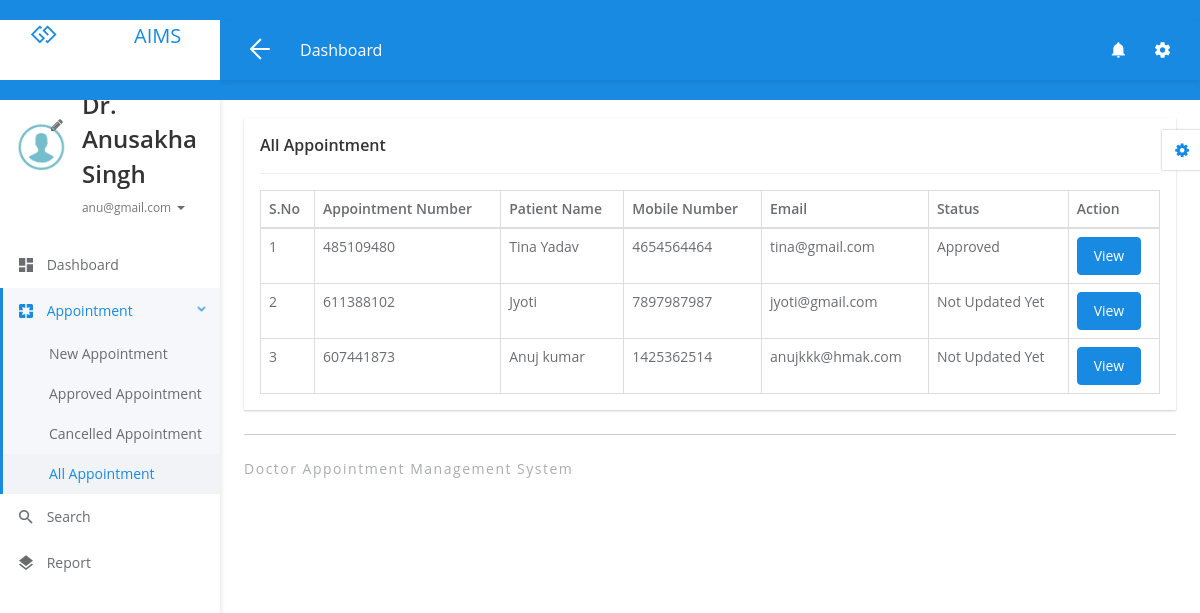
/doctor/all-appointment.php (signed in), run on an earlier commit of the app's database.
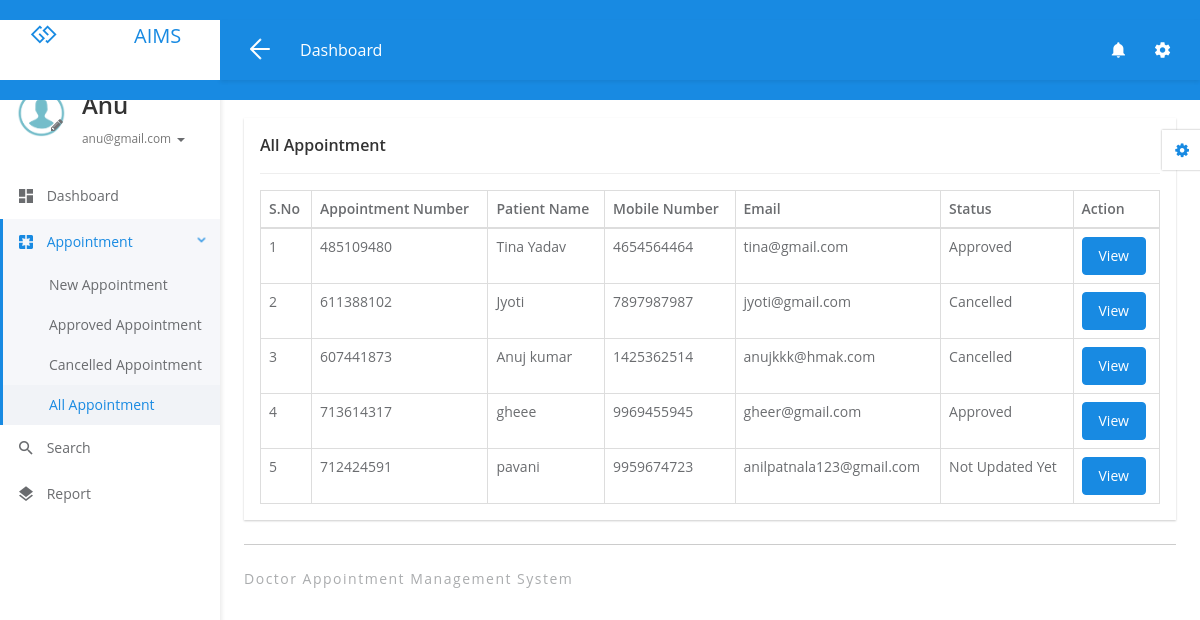
And on a later commit of the database.
### tables this page shows
CREATE TABLE tbldoctor (
  ID int(5) NOT NULL,
  FullName varchar(250) DEFAULT NULL,
  MobileNumber bigint(10) DEFAULT NULL,
  Email varchar(250) DEFAULT NULL,
  Specialization varchar(250) DEFAULT NULL,
  Password varchar(259) DEFAULT NULL,
  CreationDate timestamp NULL DEFAULT current_timestamp()
);

CREATE TABLE tblappointment (
  ID int(10) NOT NULL,
  AppointmentNumber int(10) DEFAULT NULL,
  Name varchar(250) DEFAULT NULL,
  MobileNumber bigint(20) DEFAULT NULL,
  Email varchar(250) DEFAULT NULL,
  AppointmentDate date DEFAULT NULL,
  AppointmentTime time DEFAULT NULL,
  Specialization varchar(250) DEFAULT NULL,
  Doctor int(10) DEFAULT NULL,
  Message mediumtext DEFAULT NULL,
  ApplyDate timestamp NULL DEFAULT current_timestamp(),
  Remark varchar(250) DEFAULT NULL,
  Status varchar(250) DEFAULT NULL,
  UpdationDate timestamp NULL DEFAULT NULL ON UPDATE current_timestamp()
);

### doctor/all-appointment.php (the view, shortened to what this page needs)
<?php
include('includes/dbconnection.php');
if (strlen($_SESSION['damsid']==0)) {
  header('location:logout.php');
  } else{
  ?>
<!DOCTYPE html>
<html lang="en">
<head>
	<link rel="stylesheet" href="libs/bower/font-awesome/css/font-awesome.min.css">
	<link rel="stylesheet" href="libs/bower/material-design-iconic-font/dist/css/material-design-iconic-font.css">
	<link rel="stylesheet" href="libs/bower/animate.css/animate.min.css">
	<link rel="stylesheet" href="libs/bower/fullcalendar/dist/fullcalendar.min.css">
	<link rel="stylesheet" href="libs/bower/perfect-scrollbar/css/perfect-scrollbar.css">
	<link rel="stylesheet" href="assets/css/bootstrap.css">
	<link rel="stylesheet" href="assets/css/core.css">
	<link rel="stylesheet" href="assets/css/app.css">
</head>
<body class="menubar-left menubar-unfold menubar-light theme-primary">
<?php include_once('includes/header.php');?>
<?php include_once('includes/sidebar.php');?>
<main id="app-main" class="app-main">
  <div class="wrap">
	<section class="app-content">
		<div class="row">
			<div class="col-md-12">
				<div class="widget">
					<header class="widget-header">
						<h4 class="widget-title">All Appointment</h4>
					</header>
					<hr class="widget-separator">
					<div class="widget-body">
						<div class="table-responsive">
							<table class="table table-bordered table-hover js-basic-example dataTable table-custom">
								<thead>
									<tr>
										<th>S.No</th>
										<th>Appointment Number</th>
										<th>Patient Name</th>
										<th>Mobile Number</th>
										<th>Email</th>
									<th>Status</th>
										<th>Action</th>
									</tr>
								</thead>
								<tbody>
                  <?php
              $docid=$_SESSION['damsid'];
$sql="SELECT * from  tblappointment where Doctor=:docid";
$query = $dbh -> prepare($sql);
$query-> bindParam(':docid', $docid, PDO::PARAM_STR);
$query->execute();
$results=$query->fetchAll(PDO::FETCH_OBJ);
$cnt=1;
if($query->rowCount() > 0)
{
foreach($results as $row)
{               ?>
									<tr>
										<td><?php echo htmlentities($cnt);?></td>
										<td><?php  echo htmlentities($row->AppointmentNumber);?></td>
										<td><?php  echo htmlentities($row->Name);?></td>
										<td><?php  echo htmlentities($row->MobileNumber);?></td>
										<td><?php  echo htmlentities($row->Email);?></td>
                                        <?php if($row->Status==""){ ?>
                     <td><?php echo "Not Updated Yet"; ?></td>
<?php } else { ?>                  <td><?php  echo htmlentities($row->Status);?>
                  </td>
                  <?php } ?>
										<td><a href="view-appointment-detail.php?editid=<?php echo htmlentities ($row->ID);?>&&aptid=<?php echo htmlentities ($row->AppointmentNumber);?>" class="btn btn-primary">View</a></td>
									</tr>
								 <?php $cnt=$cnt+1;}} ?>
								</tbody>
							</table>
						</div>
					</div>
				</div>
			</div>
		</div>
	</section>
</div>
  <?php include_once('includes/footer.php');?>
</main>
<?php include_once('includes/customizer.php');?>
</body>
</html>
<?php }  ?>

### doctor/includes/header.php (shortened to what this page needs)
<nav id="app-navbar" class="navbar navbar-inverse navbar-fixed-top primary">
<link rel="stylesheet" href="<?php echo 'assets/css/templatemo-medic-care.css'; ?>">
  <div class="navbar-header">
    <a href="dashboard.php" class="navbar-brand">
      <span class="brand-icon"><i class="fa fa-gg"></i></span>
      <span class="brand-name">AIMS</span>
    </a>
  </div>
  <div class="navbar-container container-fluid">
    <div class="collapse navbar-collapse" id="app-navbar-collapse">
      <ul class="nav navbar-toolbar navbar-toolbar-left navbar-left">
        <li class="hidden-float hidden-menubar-top">
          <a href="javascript:void(0)" role="button" id="menubar-fold-btn" class="hamburger hamburger--arrowalt is-active js-hamburger">
            <span class="hamburger-box"><span class="hamburger-inner"></span></span>
          </a>
        </li>
        <li>
          <h5 class="page-title hidden-menubar-top hidden-float">Dashboard</h5>
        </li>
      </ul>
      <ul class="nav navbar-toolbar navbar-toolbar-right navbar-right">
        <li class="dropdown">
          <a href="#" class="dropdown-toggle" data-toggle="dropdown" role="button" aria-haspopup="true" aria-expanded="false"><i class="zmdi zmdi-hc-lg zmdi-notifications"></i></a>
        </li>
        <li class="dropdown">
          <a href="javascript:void(0)" class="dropdown-toggle" data-toggle="dropdown" role="button" aria-haspopup="true" aria-expanded="false"><i class="zmdi zmdi-hc-lg zmdi-settings"></i></a>
        </li>
      </ul>
    </div>
  </div>
</nav>

### doctor/includes/sidebar.php (shortened to what this page needs)
<aside id="menubar" class="menubar light">
  <div class="app-user">
    <div class="media">
      <div class="media-left">
        <div class="avatar avatar-md avatar-circle">
          <a href="javascript:void(0)"><img id="profileImage" class="img-responsive" src="assets/images/images.png" alt="avatar"/></a>
          <a href="javascript:void(0)" id="editImage" style="position: absolute; top: 35px; left: 35px;">
            <i class="fa fa-pencil"></i>
          </a>
        </div>
      </div>
      <div class="media-body">
        <div class="foldable">
          <?php
$eid=$_SESSION['damsid'];
$sql="SELECT FullName,Email from  tbldoctor where ID=:eid";
$query = $dbh -> prepare($sql);
$query->bindParam(':eid',$eid,PDO::PARAM_STR);
$query->execute();
$results=$query->fetchAll(PDO::FETCH_OBJ);
foreach($results as $row)
{
$email=$row->Email;
$fname=$row->FullName;
}   ?>
          <h5><a href="javascript:void(0)" class="username"><?php  echo $fname ;?></a></h5>
          <ul>
            <li class="dropdown">
              <a href="javascript:void(0)" class="dropdown-toggle usertitle" data-toggle="dropdown" aria-haspopup="true" aria-expanded="false">
                <small><?php  echo $email;?></small>
                <span class="caret"></span>
              </a>
            </li>
          </ul>
        </div>
      </div>
    </div>
  </div>
  <div class="menubar-scroll">
    <div class="menubar-scroll-inner">
      <ul class="app-menu">
        <li class="has-submenu">
          <a href="dashboard.php">
            <i class="menu-icon zmdi zmdi-view-dashboard zmdi-hc-lg"></i>
            <span class="menu-text">Dashboard</span>
          </a>
        </li>
       <li class="has-submenu">
          <a href="javascript:void(0)" class="submenu-toggle">
            <i class="menu-icon zmdi zmdi-pages zmdi-hc-lg"></i>
            <span class="menu-text">Appointment</span>
            <i class="menu-caret zmdi zmdi-hc-sm zmdi-chevron-right"></i>
          </a>
          <ul class="submenu">
            <li><a href="new-appointment.php"><span class="menu-text">New Appointment</span></a></li>
            <li><a href="approved-appointment.php"><span class="menu-text">Approved Appointment</span></a></li>
            <li><a href="cancelled-appointment.php"><span class="menu-text">Cancelled Appointment</span></a></li>
            <li><a href="all-appointment.php"><span class="menu-text">All Appointment</span></a></li>
          </ul>
        </li>
        <li>
          <a href="search.php">
            <i class="menu-icon zmdi zmdi-search zmdi-hc-lg"></i>
            <span class="menu-text">Search</span>
          </a>
        </li>
        <li>
          <a href="appointment-bwdates.php">
            <i class="menu-icon zmdi zmdi-layers zmdi-hc-lg"></i>
            <span class="menu-text">Report</span>
          </a>
        </li>
      </ul>
    </div>
  </div>
</aside>

### doctor/includes/footer.php
<div class="wrap p-t-0">
    <footer class="app-footer">
        <div class="copyright pull-left">Doctor Appointment Management System </div>
    </footer>
  </div>

### doctor/includes/customizer.php (shortened to what this page needs)
<div id="app-customizer" class="app-customizer">
  <a href="javascript:void(0)"
    class="app-customizer-toggle theme-color"
    data-toggle="class"
    data-class="open"
    data-active="false"
    data-target="#app-customizer">
    <i class="fa fa-gear"></i>
  </a>
</div>

### css/templatemo-medic-care.css (style rules this page uses)
:root { --white-color: #FFFFFF; --primary-color: #247cff; --section-bg-color: #F9F9F9; --dark-color: #000000; --title-color: #565758; --p-color: #717275; --border-color: #eaeaea; --body-font-family: 'Open Sans', sans-serif; --h1-font-size: 48px; --h2-font-size: 36px; --h3-font-size: 32px; --h4-font-size: 28px; --h5-font-size: 24px; --h6-font-size: 22px; --p-font-size: 18px; --menu-font-size: 16px; --font-weight-light: 300; --font-weight-normal: 400; --font-weight-semibold: 600; --font-weight-bold: 700; }
body { background: var(--white-color); font-family: var(--body-font-family); position: relative; padding-top: 94px; }
h2, h3, h4, h5, h6 { color: var(--dark-color); line-height: inherit; }
h1, h2, h3, h4, h5, h6 { font-weight: var(--font-weight-semibold); }
h4 { font-size: var(--h4-font-size); }
h5 { font-size: var(--h5-font-size); }
a, button { touch-action: manipulation; transition: all 0.3s; }
a { color: var(--p-color); text-decoration: none; }
.navbar { padding-top: 20px; padding-bottom: 20px; }
.navbar-brand { color: var(--primary-color); font-size: var(--h5-font-size); font-weight: var(--font-weight-bold); margin: 0 30px; padding: 0; text-align: center; }

What changed in the data, as far as the page shows it:
changed tbldoctor "anu@gmail.com": FullName "Dr. Anusakha Singh" → "Anu"
changed tblappointment "Jyoti": Status (not shown) → "Cancelled"; no longer shows "Not Updated Yet"
changed tblappointment "Anuj kumar": Status (not shown) → "Cancelled"; no longer shows "Not Updated Yet"
added tblappointment: AppointmentNumber "713614317", Name "gheee", MobileNumber "9969455945", Email "gheer@gmail.com", Status "Approved"
added tblappointment: AppointmentNumber "712424591", Name "pavani", MobileNumber "9959674723", Email "anilpatnala123@gmail.com", shows "Not Updated Yet"
